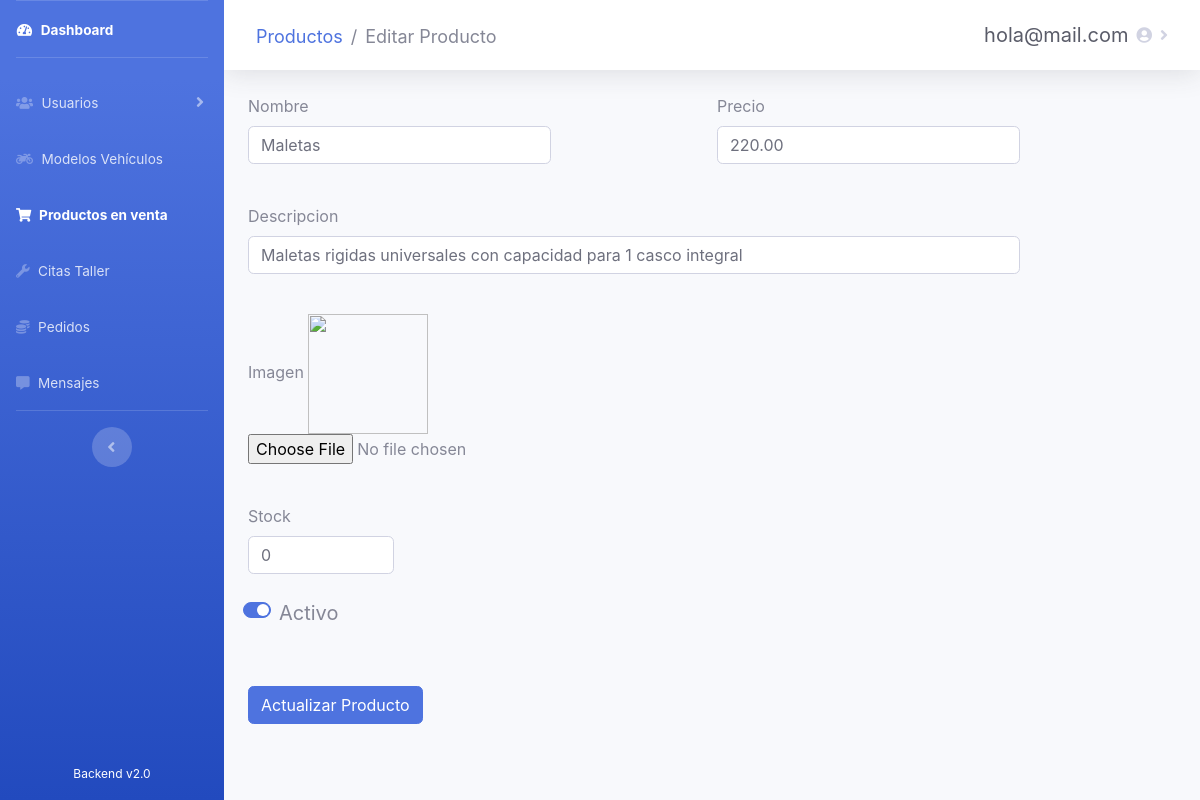
The page /admin/products/editProduct.php?id=1 (signed in) on the database as committed earlier.
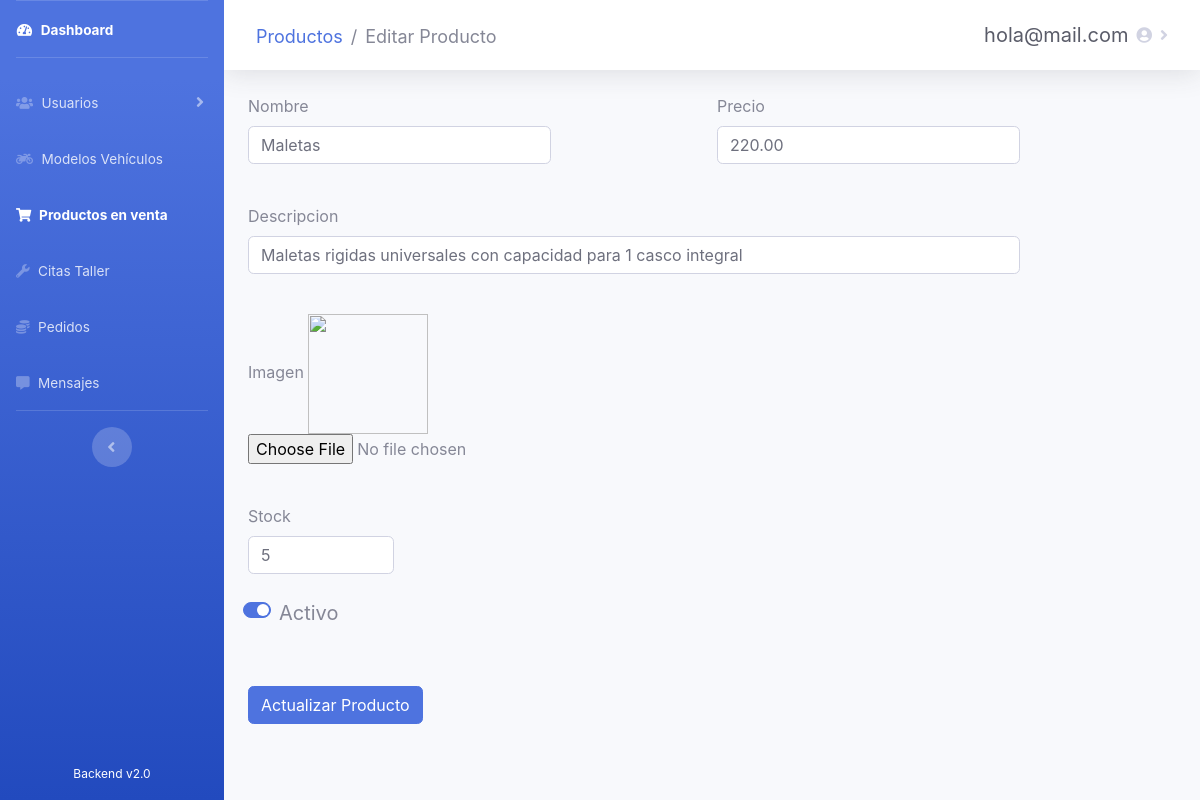
The same page on the database as committed later.
### tables this page shows
CREATE TABLE `productos` (
  `id_producto` int(10) NOT NULL,
  `nombre` varchar(20) NOT NULL,
  `precio` double(10,2) NOT NULL,
  `descripcion` text NOT NULL,
  `stock` int(10) NOT NULL,
  `imagen` mediumblob NOT NULL,
  `is_active` tinyint(1) NOT NULL
);

### admin/products/editProduct.php (the view, shortened to what the changed rows need)
<?php
require_once('../recursos/conexionBD.php');
$id = $_GET['id'];
$consulta = "SELECT * FROM productos WHERE id_producto = '$id'";
$result = mysqli_query($conexion, $consulta);
$fila = mysqli_fetch_array($result)
?>
<!DOCTYPE html>
<html lang="es">
<head>
    <link rel="stylesheet" href="https://use.fontawesome.com/releases/v5.11.2/css/all.css">
    <link href="../../css/sidebar-admin.css" rel="stylesheet">
</head>
<body id="page-top">
    <div id="wrapper">
        <div id="content-wrapper" class="d-flex flex-column">
            <div id="content">
                <div class="container-fluid">
                    <form action="" method="POST" id="editProduct">
                        <div class="form-row">
                            <div class="form-group col-md-4">
                                <label for="nombre">Nombre</label>
                                <input type="text" class="form-control" id="nombre" name="nombre" required value="<?php echo $fila["nombre"]; ?>">
                            </div>
                            <div class="form-group col-md-4">
                                <label for="inputName">Precio</label>
                                <input type="number" class="form-control" id="precio" name="precio" step="0.01" required value="<?php echo $fila["precio"]; ?>">
                            </div>
                        </div>
                        <br>
                        <div class="form-row">
                            <div class="form-group col-md-10">
                                <label for="descripcion">Descripcion</label>
                                <input type="text" class="form-control" id="descripcion" name="descripcion" required value="<?php echo $fila["descripcion"]; ?>"></input>
                            </div>
                        </div>
                        <br>
                        <br>
                        <div class="form-row">
                            <div class="form-group col-md-2">
                                <label for="stock">Stock</label>
                                <input type="number" class="form-control" id="stock" name="stock" required value="<?php echo $fila["stock"]; ?>">
                            </div>
                        </div>
                        <br><br>
                    </form>
                </div>
            </div>
        </div>
    </div>
</body>
</html>

Rows that differ between the two databases and show on the page:
changed productos "Maletas": stock "0" → "5"
